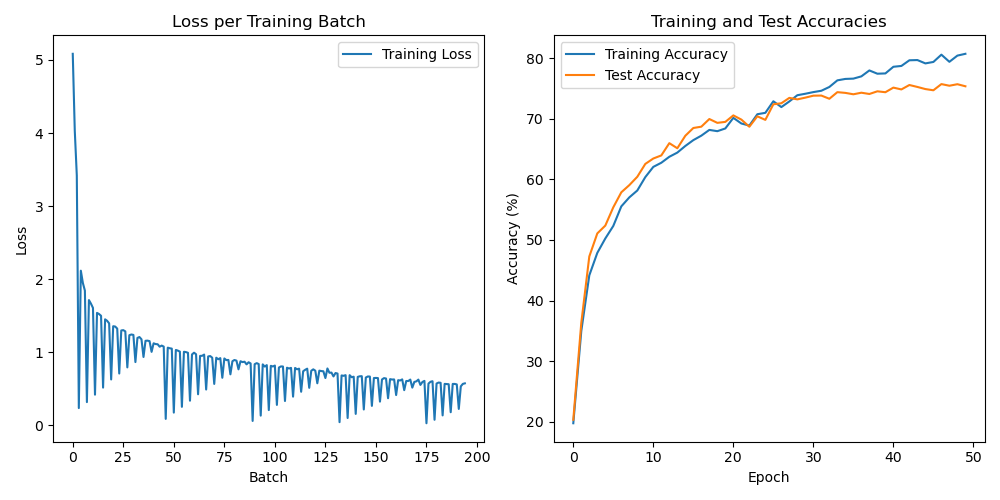

The script that saved this image:
import matplotlib.pyplot as plt

def model_analytics(train_losses, train_accuracies, test_accuracies):
    plt.figure(figsize=(10, 5))

    plt.subplot(1, 2, 1)
    plt.plot(train_losses, label='Training Loss')
    plt.xlabel('Batch')
    plt.ylabel('Loss')
    plt.title('Loss per Training Batch')
    plt.legend()

    plt.subplot(1, 2, 2)
    plt.plot(train_accuracies, label='Training Accuracy')
    plt.plot(test_accuracies, label='Test Accuracy')
    plt.xlabel('Epoch')
    plt.ylabel('Accuracy (%)')
    plt.title('Training and Test Accuracies')
    plt.legend()

    plt.tight_layout()
    plt.savefig("analytics.png")
    return "✅ Figure saved successfully"